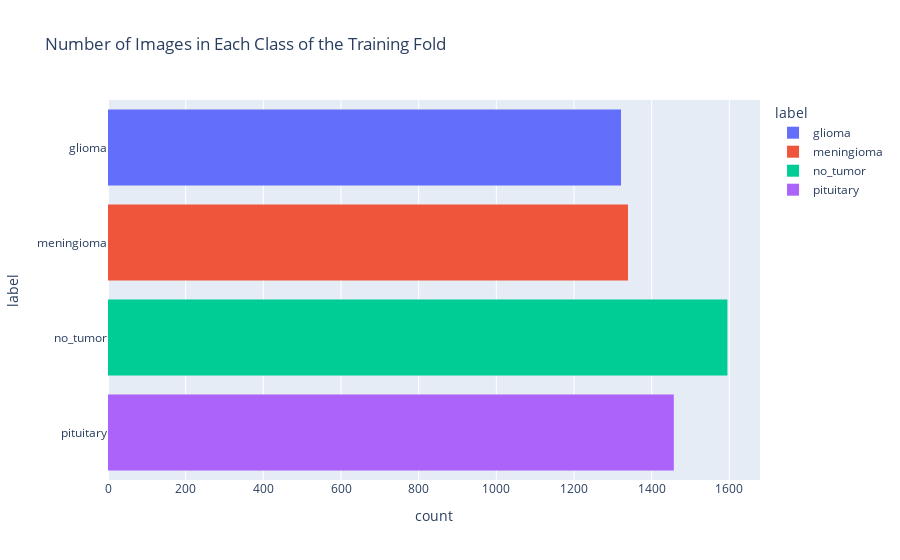
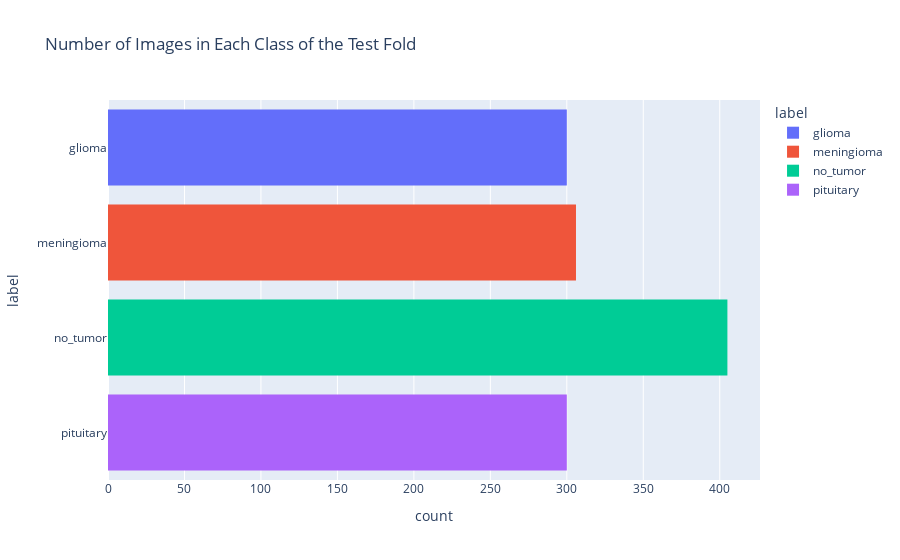

Notebook code cell kept with these figures, in order:
### Code cell
# ************************************************************************
# *
# *    Function Name: Visuallisation Data
# *    Version: V2.0
# *    Author: SUN XIAOYING
# *    Create Time: 2024-02-29
# *
# *************************************************************************

import plotly.express as px

def plot_histogram(df, title):
    """
    Plots a histogram of the distribution of labels in the DataFrame.

    Args:
    df (pd.DataFrame): DataFrame containing file paths and labels.
    title (str): Title of the histogram.
    """
    figure = px.histogram(
        df,
        y='label',
        color='label',
        template='plotly',
        title=title
    )
    figure.show()

# Plot histogram for training data
plot_histogram(train_df, 'Number of Images in Each Class of the Training Fold')

# Plot histogram for test data
plot_histogram(test_df, 'Number of Images in Each Class of the Test Fold')

### Figure 1 — Plotly figure (JSON) as saved in the notebook; plotly's stock layout.template omitted (floating-point values rounded to 4 significant figures; data arrays with more than 128 entries replaced by an {"elided": "..."} marker saying what was removed)
{"data": [{"alignmentgroup": "True", "bingroup": "y", "hovertemplate": "label=%{y}<br>count=%{x}<extra></extra>", "legendgroup": "glioma", "marker": {"color": "#636efa", "pattern": {"shape": ""}}, "name": "glioma", "offsetgroup": "glioma", "orientation": "h", "showlegend": true, "type": "histogram", "xaxis": "x", "y": {"elided": "1321 str values"}, "yaxis": "y"}, {"alignmentgroup": "True", "bingroup": "y", "hovertemplate": "label=%{y}<br>count=%{x}<extra></extra>", "legendgroup": "meningioma", "marker": {"color": "#EF553B", "pattern": {"shape": ""}}, "name": "meningioma", "offsetgroup": "meningioma", "orientation": "h", "showlegend": true, "type": "histogram", "xaxis": "x", "y": {"elided": "1339 str values"}, "yaxis": "y"}, {"alignmentgroup": "True", "bingroup": "y", "hovertemplate": "label=%{y}<br>count=%{x}<extra></extra>", "legendgroup": "no_tumor", "marker": {"color": "#00cc96", "pattern": {"shape": ""}}, "name": "no_tumor", "offsetgroup": "no_tumor", "orientation": "h", "showlegend": true, "type": "histogram", "xaxis": "x", "y": {"elided": "1595 str values"}, "yaxis": "y"}, {"alignmentgroup": "True", "bingroup": "y", "hovertemplate": "label=%{y}<br>count=%{x}<extra></extra>", "legendgroup": "pituitary", "marker": {"color": "#ab63fa", "pattern": {"shape": ""}}, "name": "pituitary", "offsetgroup": "pituitary", "orientation": "h", "showlegend": true, "type": "histogram", "xaxis": "x", "y": {"elided": "1457 str values"}, "yaxis": "y"}], "layout": {"barmode": "relative", "legend": {"title": {"text": "label"}, "tracegroupgap": 0}, "title": {"text": "Number of Images in Each Class of the Training Fold"}, "xaxis": {"anchor": "y", "domain": [0, 1], "title": {"text": "count"}}, "yaxis": {"anchor": "x", "categoryarray": ["pituitary", "no_tumor", "meningioma", "glioma"], "categoryorder": "array", "domain": [0, 1], "title": {"text": "label"}}}}

### Figure 2 — Plotly figure (JSON) as saved in the notebook; plotly's stock layout.template omitted (floating-point values rounded to 4 significant figures; data arrays with more than 128 entries replaced by an {"elided": "..."} marker saying what was removed)
{"data": [{"alignmentgroup": "True", "bingroup": "y", "hovertemplate": "label=%{y}<br>count=%{x}<extra></extra>", "legendgroup": "glioma", "marker": {"color": "#636efa", "pattern": {"shape": ""}}, "name": "glioma", "offsetgroup": "glioma", "orientation": "h", "showlegend": true, "type": "histogram", "xaxis": "x", "y": {"elided": "300 str values"}, "yaxis": "y"}, {"alignmentgroup": "True", "bingroup": "y", "hovertemplate": "label=%{y}<br>count=%{x}<extra></extra>", "legendgroup": "meningioma", "marker": {"color": "#EF553B", "pattern": {"shape": ""}}, "name": "meningioma", "offsetgroup": "meningioma", "orientation": "h", "showlegend": true, "type": "histogram", "xaxis": "x", "y": {"elided": "306 str values"}, "yaxis": "y"}, {"alignmentgroup": "True", "bingroup": "y", "hovertemplate": "label=%{y}<br>count=%{x}<extra></extra>", "legendgroup": "no_tumor", "marker": {"color": "#00cc96", "pattern": {"shape": ""}}, "name": "no_tumor", "offsetgroup": "no_tumor", "orientation": "h", "showlegend": true, "type": "histogram", "xaxis": "x", "y": {"elided": "405 str values"}, "yaxis": "y"}, {"alignmentgroup": "True", "bingroup": "y", "hovertemplate": "label=%{y}<br>count=%{x}<extra></extra>", "legendgroup": "pituitary", "marker": {"color": "#ab63fa", "pattern": {"shape": ""}}, "name": "pituitary", "offsetgroup": "pituitary", "orientation": "h", "showlegend": true, "type": "histogram", "xaxis": "x", "y": {"elided": "300 str values"}, "yaxis": "y"}], "layout": {"barmode": "relative", "legend": {"title": {"text": "label"}, "tracegroupgap": 0}, "title": {"text": "Number of Images in Each Class of the Test Fold"}, "xaxis": {"anchor": "y", "domain": [0, 1], "title": {"text": "count"}}, "yaxis": {"anchor": "x", "categoryarray": ["pituitary", "no_tumor", "meningioma", "glioma"], "categoryorder": "array", "domain": [0, 1], "title": {"text": "label"}}}}
